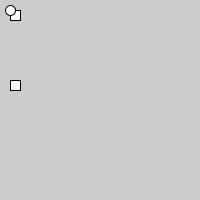
Frame 1 (no input)
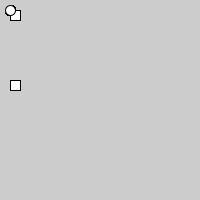
Frame 60 (the mouse pressed at the canvas centre just before this capture)
Frame 120 (the mouse held since frame 60 and released just before this capture): identical to frame 60, image omitted

The Processing sketch that drew these frames (run headless with seeded random() and noise(); from frame 60 on, the mouse is pressed at the canvas centre):

// Processing sketch: processing_97984
// ── processing_97984.pde

// moving some shapes using translate
 
// x position of the rectangle
int x = 0;
 
void setup () {
  size(200,200);
}
 
 
void draw() {
  // when draw runs translate is set back to 0,0
  
  // this doesn't move
  rect(10,80,10,10);
  
  // move the origin to the right by amound x
 
  translate(x,0);
   
  // these shapes move
  rect(10,10,10,10);
  ellipse(10,10,10,10);
   
  // the moving shapes leave behind a
  // black trail from their stroke
  // try using background to fix this
}

void mousePressed() {
  if (mouseX > 10 && mouseX < 20 && mouseY > 80 && mouseY < 90) {
     x = x + 1;
  }
  
  
}
